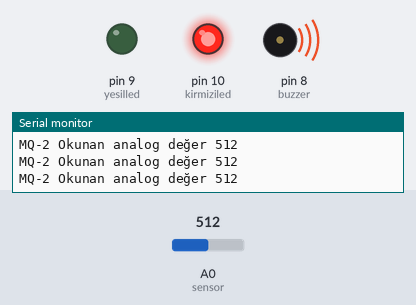
Bench run of a sketch on a simulated Arduino Uno, built with avr-gcc and run on an emulated ATmega328P. On the bench: output pins drawn as LEDs (lit = HIGH), buzzer (waves = sounding), the last lines printed to the serial monitor. The test bench sets the inputs (shaded band); at power-on: A0 (sensor) = 512.

Above: at 1.2 s.
1.3 s: A0 (sensor) set to 410
2.8 s: A0 (sensor) set to 388
At 3.6 s:
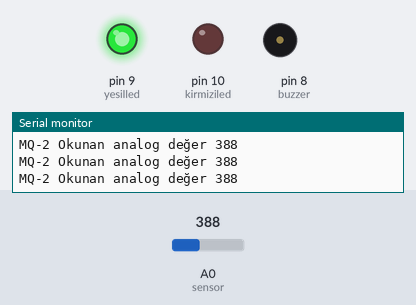
4.3 s: A0 (sensor) set to 511
At 5.0 s:
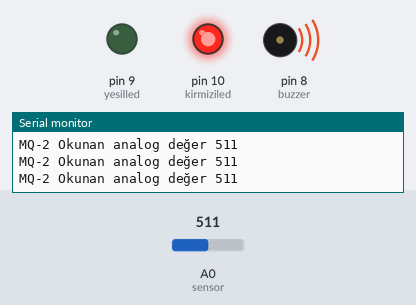
5.8 s: A0 (sensor) set to 390
At 6.5 s:
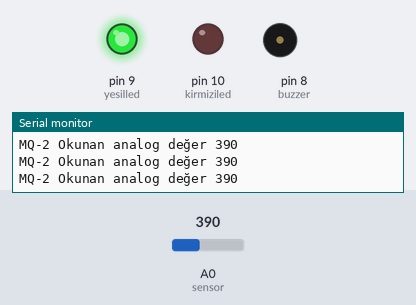
Timing chart, 0 to 8.3 s (numbered marks = the images above; inputs shaded):
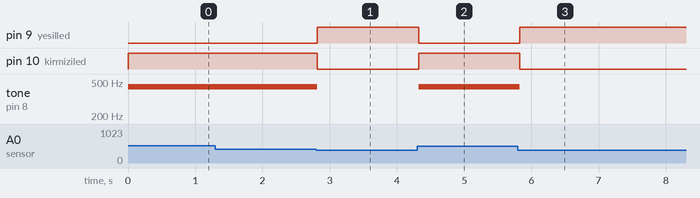

The sketch:

3.6.1._Duman_ve_yanici_gaz_sensoru.ino
```cpp
int kirmiziled = 10; //kırmızı LED pini tanımlanır.
int yesilled = 9; //yeşil LED pini tanımlanır.
int buzzer = 8; //buzzer pini tanımlanır.
int sensor = A0; //sensör pini tanımlanır.
// eşik Analog değer 400 olarak atanır.
int esikdeger = 400;

void setup() {
pinMode(kirmiziled, OUTPUT); //kırmızı LED, yeşil LED ve buzzer pinleri çıkış olarak tanımlanır.
pinMode(yesilled, OUTPUT);
pinMode(buzzer, OUTPUT);
pinMode(sensor, INPUT); //sensör pini giriş olarak tanımlanır.
Serial.begin(9600); //seri veri alışverişi başlatılır
}

void loop() {
int deger = analogRead(sensor); //analog çıkıştan okunan büyüklük deger isimli değişkene atanır.
Serial.print("MQ-2 Okunan analog değer ");
Serial.println(deger); //sensörden okunan değer seri port ekranına yazdırılır.
// Eğer sensörden okunan değer, eşik değeri geçerse...
if (deger > esikdeger)
{
digitalWrite(kirmiziled, HIGH); //kırmızı LEd yanar
digitalWrite(yesilled, LOW); //yeşil LED söner
tone(buzzer, 440); //buzzer ses çıkarır
}
else
{
digitalWrite(kirmiziled, LOW); //eşik değeri aşılmazsa kırmızı LED söner
digitalWrite(yesilled, HIGH);  //yeşil LED yanar
noTone(buzzer); //buzzer ses çıkarmaz
}
delay(100); //0.1 sn aralıkla sensörden değerler okunur.
}
```

Measured:
- the behaviour switches between 401 and 400 on A0 (sensor) (found by bisection; images 0 and 1)
- after the input at 2.8 s, pin 9 (yesilled): LOW → HIGH at once; pin 10 (kirmiziled): HIGH → LOW at once; tone on pin 8 (buzzer): 440 Hz → silent at once
- after the input at 4.3 s, pin 9 (yesilled): HIGH → LOW at once; pin 10 (kirmiziled): LOW → HIGH at once; tone on pin 8 (buzzer): silent → 440 Hz at once
- after the input at 5.8 s, pin 9 (yesilled): LOW → HIGH at once; pin 10 (kirmiziled): HIGH → LOW at once; tone on pin 8 (buzzer): 440 Hz → silent at once
